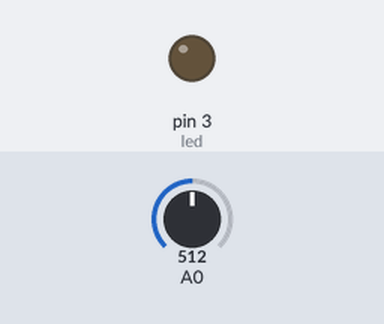
Bench run of a sketch on a simulated Arduino Uno, built with avr-gcc and run on an emulated ATmega328P. On the bench: output pins drawn as LEDs (lit = HIGH). Dashed ring = blinking. Inputs (shaded band) come from the test bench; at power-on: A0 = 512.

Above: at 1.1 s.
At 2.8 s:
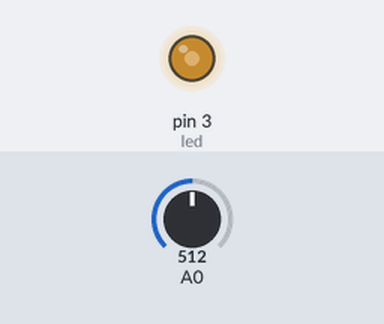
2.9 s: A0 set to 716
At 4.8 s:
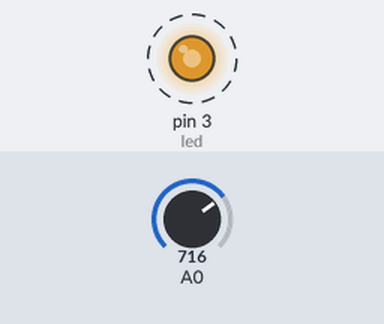
8.9 s: A0 set to 900
14.9 s: A0 set to 122
Timing chart, 0 to 26.9 s (numbered marks = the images above; inputs shaded):
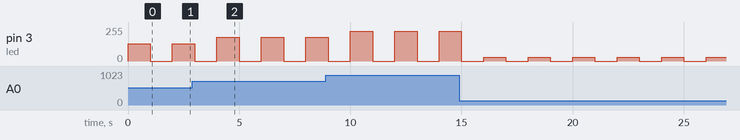

Measured:
- by itself, pin 3 (led): alternates 30/255 for 1.0 s and 0/255 for 1.0 s

The sketch:

labo5_0.ino
```cpp
int led = 3;

void setup() {
  Serial.begin(9600);
  pinMode(led, OUTPUT); //maakt niet uit of je het analoog of digitaal aanstuurt, gewoon altijd als output
}

void loop() {
  int statusRes = analogRead(A0);


  analogWrite(led, statusRes/4); //analoge uitgangen: altijd 8bits: tussen 0 en 255
  delay(1000);
  analogWrite(led, 0);
  delay(1000);
}
```
